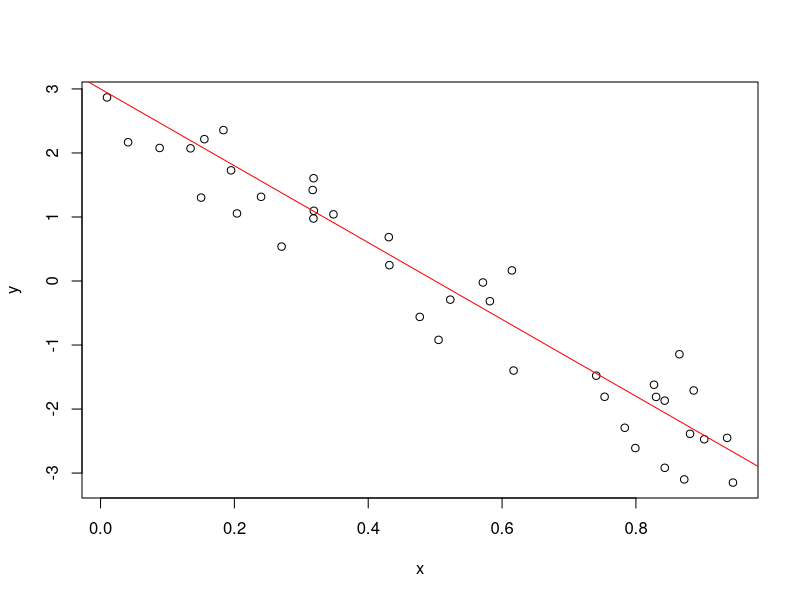

This chart was generated by the following R code:
rm(list=ls())
a <- 3
b <- -6
sigSq <- 0.5
x <- runif(40)
y <- a + b * x + rnorm(40, sd = sigSq)

avgX <- mean(x)
write(avgX, "avgX.txt")

plot(x,y)
abline(a, b, col="red")
dev.print(pdf, "toylinePlot.pdf")
 